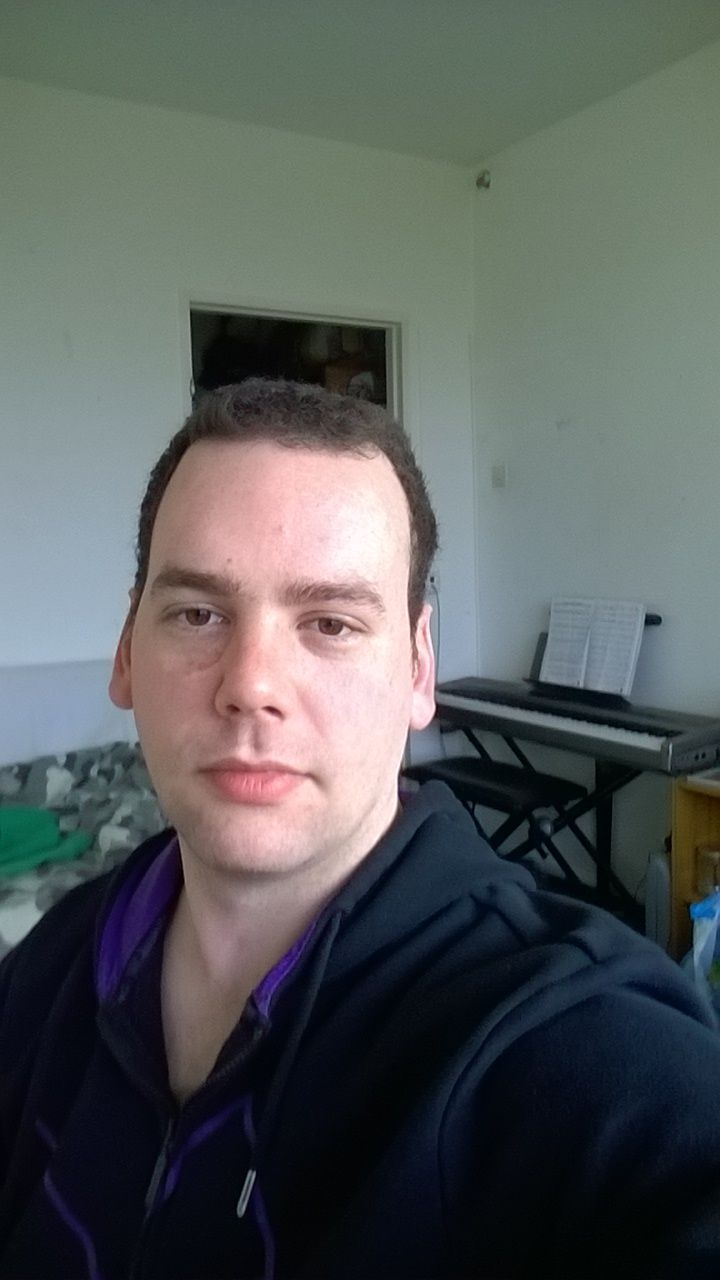
#> input picture roy.jpeg, 720 x 1280 px
$ python learning4_.py
#> lines starting #> are read from the running program, lines starting #| are printed output that depends on the picture; after the words box and inside, x2 and y2 are one past the last pixel; in counts of white or black regions, pixels touching at a corner belong together
import numpy as np
import cv2

img = cv2.imread('roy.jpeg', cv2.IMREAD_COLOR)
#> img is the input picture: shape (1280, 720, 3); mean B, G, R 92, 92.7, 88.1

    #referencing specific pixel which returns the color in array
    #this pixel can be changed as done below.
px = img[55, 55]
#> px = [89, 109, 90]
print(px)
#| [ 89 109  90]
img[55, 55] = [255, 255, 255]
#> img: shape (1280, 720, 3); under 0.01% of pixels changed, all inside (x1, y1, x2, y2) = (55, 55, 56, 56)
print(px)
#| [255 255 255]

    #ROI = REGION OF AN IMAGE
    # this code allows for instant recoloring of an roi or to copy
    # and paste a roi. it is important that the areas are of the
    # same size.
roi = img[100:150, 100:150]
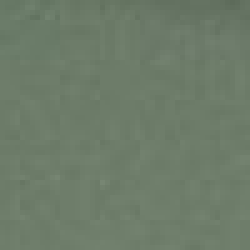
#> roi: shape (50, 50, 3) (shown 5 times larger); mean B, G, R 105.1, 123.9, 108.9
#img[100:150, 100:150] = [255, 255, 255]
img[200:250, 100:150] = roi
#> img: shape (1280, 720, 3); mean B, G, R 91.9, 92.6, 88.1

cv2.imshow('image', img)
cv2.waitKey(0)
cv2.destroyAllWindows()
